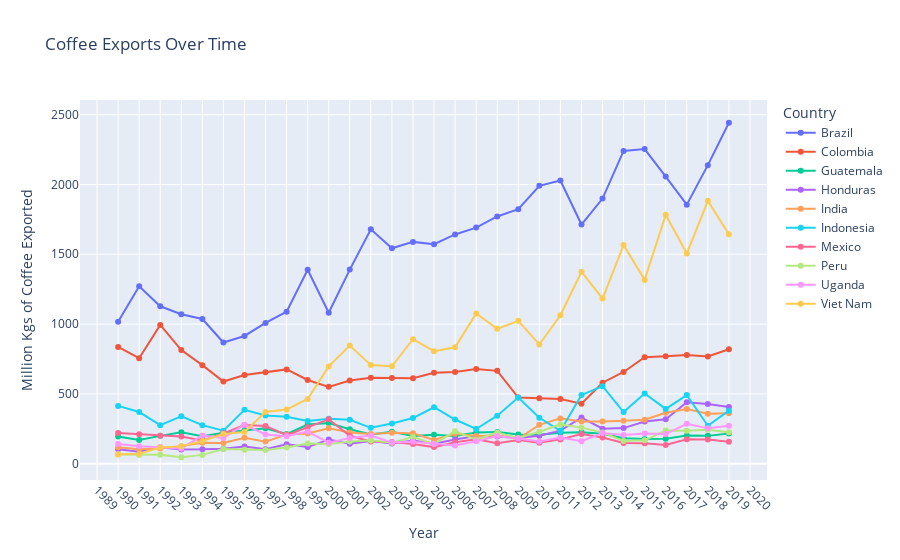

The notebook cell this image was saved under:
### Markdown cell above
Now lets look at the world's biggest exporters of coffee!

### Code cell
# Sort the DataFrame by 'Country' and 'Year' to ensure data is in the correct order
df_long = df_long.sort_values(['Country', 'Year'])

# Calculate the moving average for each country
window_size = 10  # Adjust this for the desired smoothing effect
df_long['Smoothed_Value'] = df_long.groupby('Country')['Value'].rolling(window=window_size, center=False).mean().reset_index(level=0, drop=True).tolist()

# Create an interactive line plot
fig = px.line(df_long, x='Year', y='Value', color='Country', title='Coffee Exports Over Time')


# Add hover data (displays the value when hovering over a point)
fig.update_traces(mode='markers+lines', hovertemplate='%{y:.2f}')

# Customize the plot
fig.update_xaxes(title_text='Year',tickmode='linear', tickvals=df_long['Year'].unique(),tickangle=45)
fig.update_yaxes(title_text='Million Kgs of Coffee Exported')

# Show the plot
fig.show()

### Figure 1 — Plotly figure (JSON) as saved in the notebook; plotly's stock layout.template omitted (floating-point values rounded to 4 significant figures)
{"data": [{"hovertemplate": "%{y:.2f}", "legendgroup": "Brazil", "line": {"color": "#636efa", "dash": "solid"}, "marker": {"symbol": "circle"}, "mode": "markers+lines", "name": "Brazil", "orientation": "v", "showlegend": true, "type": "scatter", "x": [1990, 1991, 1992, 1993, 1994, 1995, 1996, 1997, 1998, 1999, 2000, 2001, 2002, 2003, 2004, 2005, 2006, 2007, 2008, 2009, 2010, 2011, 2012, 2013, 2014, 2015, 2016, 2017, 2018, 2019], "xaxis": "x", "y": [1016.0, 1271.0, 1127.0, 1070.0, 1036.0, 868.1, 915.1, 1008.0, 1089.0, 1389.0, 1081.0, 1390.0, 1679.0, 1543.0, 1589.0, 1572.0, 1642.0, 1691.0, 1771.0, 1823.0, 1990.0, 2028.0, 1713.0, 1899.0, 2240.0, 2254.0, 2056.0, 1856.0, 2138.0, 2442.0], "yaxis": "y"}, {"hovertemplate": "%{y:.2f}", "legendgroup": "Colombia", "line": {"color": "#EF553B", "dash": "solid"}, "marker": {"symbol": "circle"}, "mode": "markers+lines", "name": "Colombia", "orientation": "v", "showlegend": true, "type": "scatter", "x": [1990, 1991, 1992, 1993, 1994, 1995, 1996, 1997, 1998, 1999, 2000, 2001, 2002, 2003, 2004, 2005, 2006, 2007, 2008, 2009, 2010, 2011, 2012, 2013, 2014, 2015, 2016, 2017, 2018, 2019], "xaxis": "x", "y": [836.6, 755.9, 993.8, 814.1, 706.1, 588.8, 635.3, 655.1, 675.6, 599.7, 550.6, 596.6, 616.4, 614.6, 611.6, 652.3, 656.7, 678, 665.1, 473.6, 469.3, 464.0, 430.2, 580.2, 657.2, 763.0, 769.9, 779.1, 768.5, 820.3], "yaxis": "y"}, {"hovertemplate": "%{y:.2f}", "legendgroup": "Guatemala", "line": {"color": "#00cc96", "dash": "solid"}, "marker": {"symbol": "circle"}, "mode": "markers+lines", "name": "Guatemala", "orientation": "v", "showlegend": true, "type": "scatter", "x": [1990, 1991, 1992, 1993, 1994, 1995, 1996, 1997, 1998, 1999, 2000, 2001, 2002, 2003, 2004, 2005, 2006, 2007, 2008, 2009, 2010, 2011, 2012, 2013, 2014, 2015, 2016, 2017, 2018, 2019], "xaxis": "x", "y": [194.4, 169.9, 199.7, 225.1, 196.4, 222.1, 238.7, 254.6, 212.5, 280.9, 291.1, 246.6, 209.5, 229.3, 198.6, 208.0, 198.7, 223.6, 226.7, 209.6, 208.1, 221.8, 225, 214.5, 182.6, 177.7, 179.5, 203.0, 199.6, 216.8], "yaxis": "y"}, {"hovertemplate": "%{y:.2f}", "legendgroup": "Honduras", "line": {"color": "#ab63fa", "dash": "solid"}, "marker": {"symbol": "circle"}, "mode": "markers+lines", "name": "Honduras", "orientation": "v", "showlegend": true, "type": "scatter", "x": [1990, 1991, 1992, 1993, 1994, 1995, 1996, 1997, 1998, 1999, 2000, 2001, 2002, 2003, 2004, 2005, 2006, 2007, 2008, 2009, 2010, 2011, 2012, 2013, 2014, 2015, 2016, 2017, 2018, 2019], "xaxis": "x", "y": [104.1, 86.64, 117.6, 102.3, 103.1, 107.8, 123.6, 103.3, 139.7, 119.2, 172.7, 143.5, 162.7, 145.5, 166.7, 143.5, 173.9, 198.7, 195.5, 185.0, 200.9, 236.8, 330.5, 251.1, 255.1, 301.8, 318.4, 440.5, 428.6, 405.9], "yaxis": "y"}, {"hovertemplate": "%{y:.2f}", "legendgroup": "India", "line": {"color": "#FFA15A", "dash": "solid"}, "marker": {"symbol": "circle"}, "mode": "markers+lines", "name": "India", "orientation": "v", "showlegend": true, "type": "scatter", "x": [1990, 1991, 1992, 1993, 1994, 1995, 1996, 1997, 1998, 1999, 2000, 2001, 2002, 2003, 2004, 2005, 2006, 2007, 2008, 2009, 2010, 2011, 2012, 2013, 2014, 2015, 2016, 2017, 2018, 2019], "xaxis": "x", "y": [118.7, 103.6, 109.0, 126.1, 149.8, 148.0, 186.2, 158.4, 209.2, 217.3, 253.7, 223.8, 213, 222.4, 218.8, 169.7, 214.7, 199.1, 202.6, 180.4, 278.8, 324.8, 302.6, 302.0, 307.9, 315.7, 365.2, 392.5, 358.0, 361.7], "yaxis": "y"}, {"hovertemplate": "%{y:.2f}", "legendgroup": "Indonesia", "line": {"color": "#19d3f3", "dash": "solid"}, "marker": {"symbol": "circle"}, "mode": "markers+lines", "name": "Indonesia", "orientation": "v", "showlegend": true, "type": "scatter", "x": [1990, 1991, 1992, 1993, 1994, 1995, 1996, 1997, 1998, 1999, 2000, 2001, 2002, 2003, 2004, 2005, 2006, 2007, 2008, 2009, 2010, 2011, 2012, 2013, 2014, 2015, 2016, 2017, 2018, 2019], "xaxis": "x", "y": [414.2, 370.3, 276.2, 339.7, 276.3, 236.8, 386.4, 345.3, 335.9, 306.9, 321.5, 314.6, 257.2, 287.7, 327.4, 404.6, 316.8, 248.9, 344.5, 474.4, 329.3, 235.2, 492.4, 555.3, 370.5, 502.7, 392.7, 491.9, 272.3, 380.0], "yaxis": "y"}, {"hovertemplate": "%{y:.2f}", "legendgroup": "Mexico", "line": {"color": "#FF6692", "dash": "solid"}, "marker": {"symbol": "circle"}, "mode": "markers+lines", "name": "Mexico", "orientation": "v", "showlegend": true, "type": "scatter", "x": [1990, 1991, 1992, 1993, 1994, 1995, 1996, 1997, 1998, 1999, 2000, 2001, 2002, 2003, 2004, 2005, 2006, 2007, 2008, 2009, 2010, 2011, 2012, 2013, 2014, 2015, 2016, 2017, 2018, 2019], "xaxis": "x", "y": [221.0, 211.9, 199.9, 195.8, 167.3, 217.6, 278.0, 270.1, 203.9, 261.5, 318.2, 200.0, 158.7, 155.8, 141.7, 119.1, 154.2, 174.7, 146.9, 170.3, 149.9, 174.4, 213.4, 187.9, 148.8, 147.5, 134.0, 174.7, 173.3, 157.6], "yaxis": "y"}, {"hovertemplate": "%{y:.2f}", "legendgroup": "Peru", "line": {"color": "#B6E880", "dash": "solid"}, "marker": {"symbol": "circle"}, "mode": "markers+lines", "name": "Peru", "orientation": "v", "showlegend": true, "type": "scatter", "x": [1990, 1991, 1992, 1993, 1994, 1995, 1996, 1997, 1998, 1999, 2000, 2001, 2002, 2003, 2004, 2005, 2006, 2007, 2008, 2009, 2010, 2011, 2012, 2013, 2014, 2015, 2016, 2017, 2018, 2019], "xaxis": "x", "y": [66.3, 62.52, 63.66, 46.5, 63.42, 105.6, 100.7, 98.88, 116.9, 144.4, 141.7, 159.8, 167.3, 150.2, 191.0, 142.1, 232.9, 172.7, 224.0, 184.4, 229.0, 281.8, 258.6, 224.2, 163.2, 167.4, 237.6, 236.8, 243.8, 226.3], "yaxis": "y"}, {"hovertemplate": "%{y:.2f}", "legendgroup": "Uganda", "line": {"color": "#FF97FF", "dash": "solid"}, "marker": {"symbol": "circle"}, "mode": "markers+lines", "name": "Uganda", "orientation": "v", "showlegend": true, "type": "scatter", "x": [1990, 1991, 1992, 1993, 1994, 1995, 1996, 1997, 1998, 1999, 2000, 2001, 2002, 2003, 2004, 2005, 2006, 2007, 2008, 2009, 2010, 2011, 2012, 2013, 2014, 2015, 2016, 2017, 2018, 2019], "xaxis": "x", "y": [141.2, 125.7, 117.7, 109.7, 202.1, 184.7, 279.3, 210.1, 197.2, 230.5, 150.8, 183.6, 201.5, 151.3, 157.6, 142.1, 130.4, 161.6, 198.7, 180.8, 159.4, 188.5, 161.1, 220.3, 206.5, 215.8, 212.6, 286.4, 253.4, 271.6], "yaxis": "y"}, {"hovertemplate": "%{y:.2f}", "legendgroup": "Viet Nam", "line": {"color": "#FECB52", "dash": "solid"}, "marker": {"symbol": "circle"}, "mode": "markers+lines", "name": "Viet Nam", "orientation": "v", "showlegend": true, "type": "scatter", "x": [1990, 1991, 1992, 1993, 1994, 1995, 1996, 1997, 1998, 1999, 2000, 2001, 2002, 2003, 2004, 2005, 2006, 2007, 2008, 2009, 2010, 2011, 2012, 2013, 2014, 2015, 2016, 2017, 2018, 2019], "xaxis": "x", "y": [68.7, 72.06, 116.3, 124.3, 163.3, 212.8, 226.7, 370.7, 388.0, 463.6, 697.1, 846.4, 706.3, 697.9, 891.5, 805.9, 834.3, 1076.0, 966.1, 1023.0, 853.7, 1063.0, 1375.0, 1183.0, 1566.0, 1317.0, 1783.0, 1506.0, 1883.0, 1644], "yaxis": "y"}], "layout": {"legend": {"title": {"text": "Country"}, "tracegroupgap": 0}, "title": {"text": "Coffee Exports Over Time"}, "xaxis": {"anchor": "y", "domain": [0, 1], "tickangle": 45, "tickmode": "linear", "tickvals": [1990, 1991, 1992, 1993, 1994, 1995, 1996, 1997, 1998, 1999, 2000, 2001, 2002, 2003, 2004, 2005, 2006, 2007, 2008, 2009, 2010, 2011, 2012, 2013, 2014, 2015, 2016, 2017, 2018, 2019], "title": {"text": "Year"}}, "yaxis": {"anchor": "x", "domain": [0, 1], "title": {"text": "Million Kgs of Coffee Exported"}}}}
